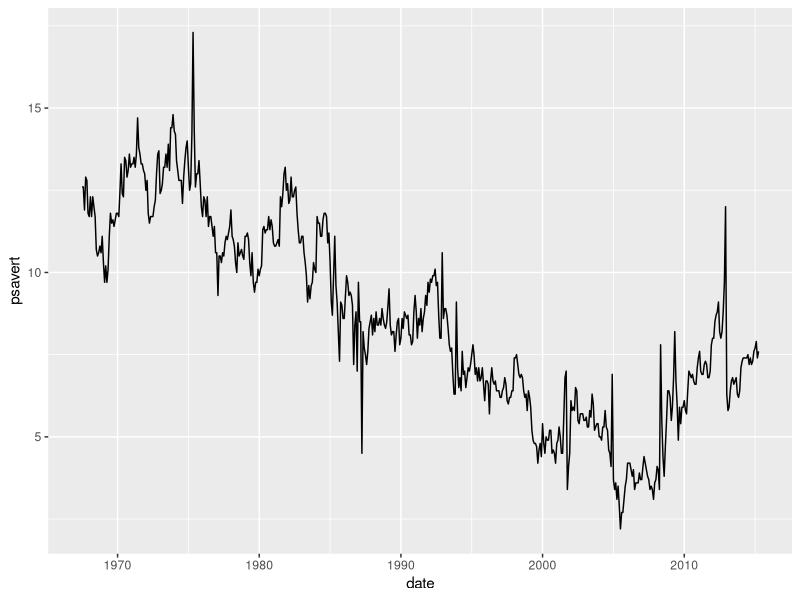
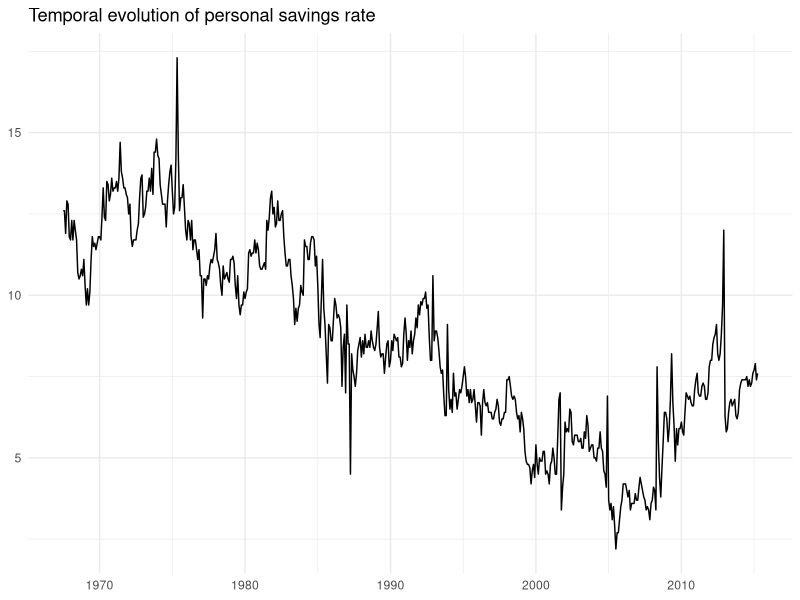
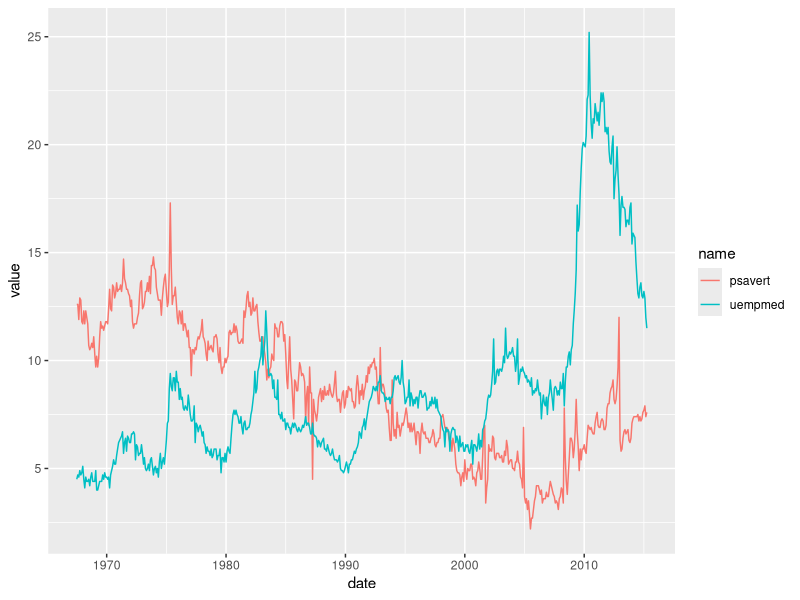
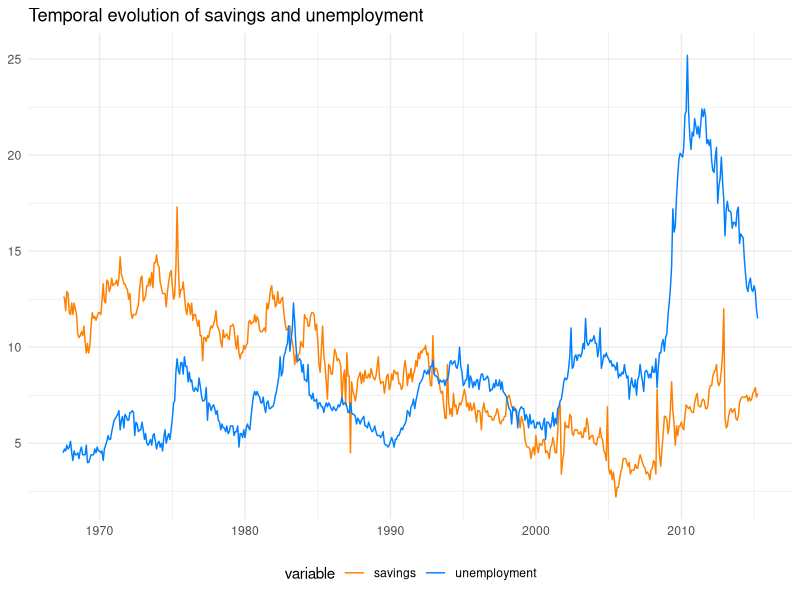
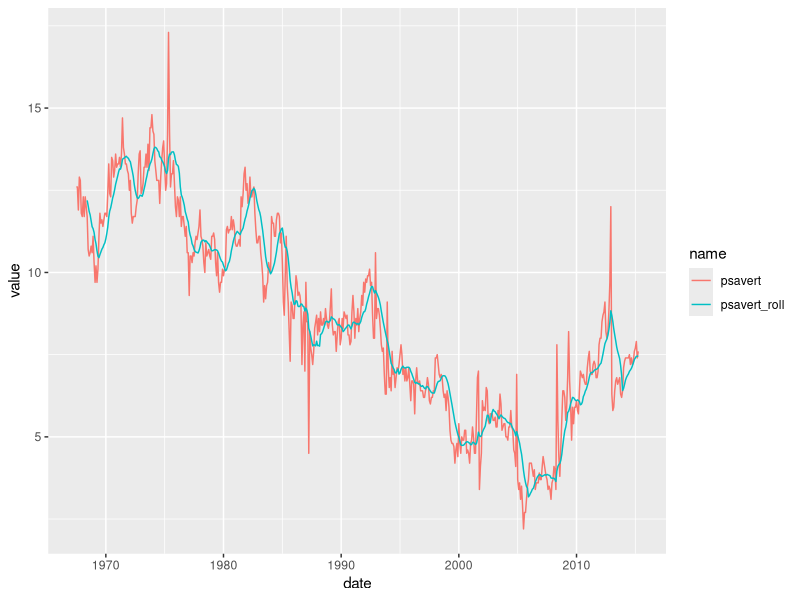
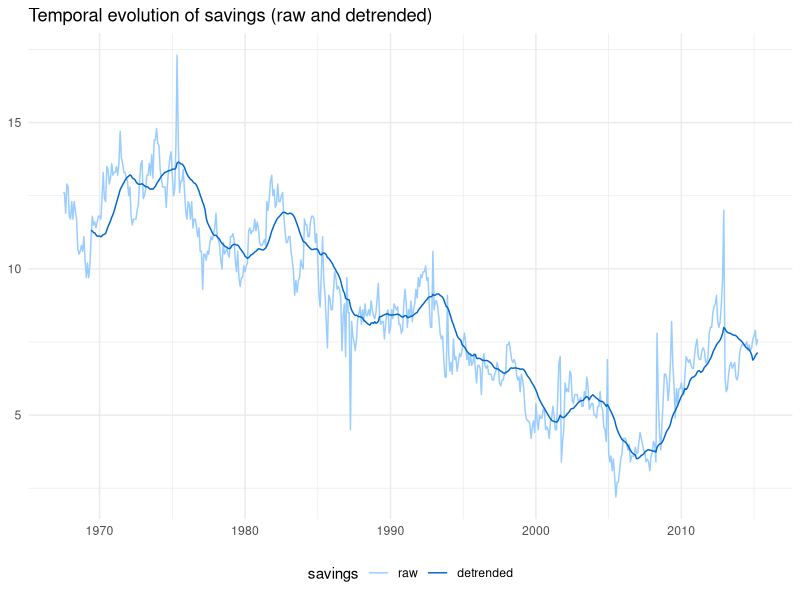

Recreate these plots in R, in order.
## ---- chunk 1
knitr::opts_chunk$set(echo = TRUE, message = FALSE)
## ---- chunk 2
library(tidyverse)
library(zoo)
data("economics")
## ---- chunk 3
economics
## ---- chunk 4
economics |>
  ggplot(aes(date, psavert)) +
  geom_line()
## ---- chunk 5
economics |>
  ggplot(aes(date, psavert)) +
  geom_line() +
  theme_minimal() +
  labs(title = "Temporal evolution of personal savings rate", x = NULL, y = NULL)
## ---- chunk 6
economics |>
  select(date, psavert, uempmed)
## ---- chunk 7
economics |>
  select(date, psavert, uempmed) |>
  pivot_longer(-date)
## ---- chunk 8
economics |>
  select(date, psavert, uempmed) |>
  pivot_longer(-date) |>
  ggplot(aes(date, value, color = name)) +
  geom_line()
## ---- chunk 9
economics |>
  select(date, psavert, uempmed) |>
  pivot_longer(-date) |>
  ggplot(aes(date, value, color = name)) +
  geom_line() +
  theme_minimal() +
  theme(legend.position = "bottom") +
  scale_color_manual(values = c("#FF8000", "#0080FF"), name = "variable", labels = c("savings", "unemployment")) +
  labs(title = "Temporal evolution of savings and unemployment", x= NULL ,y = NULL)
## ---- chunk 10
economics |>
  mutate(psavert_roll = rollmean(psavert, k = 12, fill = NA, align = "right")) |>
  select(date, psavert, psavert_roll) |>
  print(n = 15)
## ---- chunk 11
economics |>
  mutate(psavert_roll = rollmean(psavert, k = 12, fill = NA, align = "right")) |>
  select(date, psavert, psavert_roll) |>
  pivot_longer(-date) 
## ---- chunk 12
economics |>
  mutate(psavert_roll = rollmean(psavert, k = 12, fill = NA, align = "right")) |>
  select(date, psavert, psavert_roll) |>
  pivot_longer(-date) |>
  ggplot(aes(date, value, color = name)) +
  geom_line()
## ---- chunk 13
economics |>
  mutate(psavert_roll = rollmean(psavert, k = 24, fill = NA, align = "right")) |>
  select(date, psavert, psavert_roll) |>
  pivot_longer(-date) |>
  filter(!is.na(value)) |>
  ggplot(aes(date, value, color = name)) +
  geom_line() +
  theme_minimal() +
  theme(legend.position = "bottom") +
  scale_color_manual(values = c("#99CCFF", "#0066CC"), name = "savings", labels = c("raw", "detrended")) +
  labs(title = "Temporal evolution of savings (raw and detrended)", x= NULL ,y = NULL)
## ---- chunk 14
sessionInfo()
